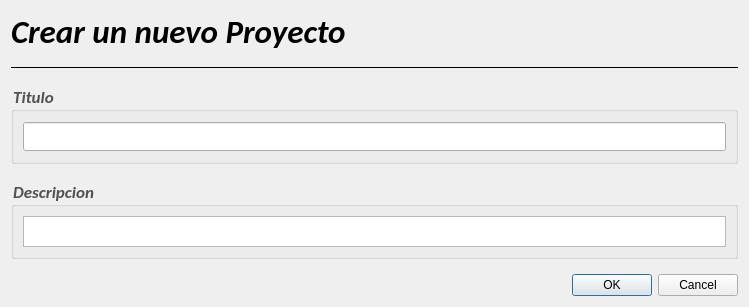
<?xml version="1.0" encoding="UTF-8"?>
<ui version="4.0">
 <class>Dialog</class>
 <widget class="QDialog" name="Dialog">
  <property name="geometry">
   <rect>
    <x>0</x>
    <y>0</y>
    <width>749</width>
    <height>304</height>
   </rect>
  </property>
  <property name="windowTitle">
   <string>Dialog</string>
  </property>
  <layout class="QVBoxLayout" name="vL_Dialog">
   <property name="spacing">
    <number>15</number>
   </property>
   <item>
    <widget class="QLabel" name="l_Encabezado">
     <property name="sizePolicy">
      <sizepolicy hsizetype="Preferred" vsizetype="Fixed">
       <horstretch>0</horstretch>
       <verstretch>0</verstretch>
      </sizepolicy>
     </property>
     <property name="minimumSize">
      <size>
       <width>0</width>
       <height>40</height>
      </size>
     </property>
     <property name="font">
      <font>
       <family>Calibri</family>
       <pointsize>25</pointsize>
       <weight>75</weight>
       <italic>true</italic>
       <bold>true</bold>
      </font>
     </property>
     <property name="text">
      <string>Crear un nuevo Proyecto</string>
     </property>
    </widget>
   </item>
   <item>
    <widget class="Line" name="line">
     <property name="frameShadow">
      <enum>QFrame::Plain</enum>
     </property>
     <property name="orientation">
      <enum>Qt::Horizontal</enum>
     </property>
    </widget>
   </item>
   <item>
    <widget class="QGroupBox" name="gB_Titulo">
     <property name="sizePolicy">
      <sizepolicy hsizetype="Preferred" vsizetype="Fixed">
       <horstretch>0</horstretch>
       <verstretch>0</verstretch>
      </sizepolicy>
     </property>
     <property name="minimumSize">
      <size>
       <width>0</width>
       <height>80</height>
      </size>
     </property>
     <property name="maximumSize">
      <size>
       <width>16777215</width>
       <height>80</height>
      </size>
     </property>
     <property name="font">
      <font>
       <family>Calibri</family>
       <pointsize>13</pointsize>
       <weight>75</weight>
       <italic>true</italic>
       <bold>true</bold>
      </font>
     </property>
     <property name="styleSheet">
      <string notr="true">color:rgb(80, 80, 80);</string>
     </property>
     <property name="title">
      <string>Titulo</string>
     </property>
     <layout class="QHBoxLayout" name="hL_gB_Titulo">
      <item>
       <widget class="QLineEdit" name="iT_Titulo">
        <property name="font">
         <font>
          <family>Calibri</family>
          <pointsize>12</pointsize>
         </font>
        </property>
       </widget>
      </item>
     </layout>
    </widget>
   </item>
   <item>
    <widget class="QGroupBox" name="gB_Descripcion">
     <property name="minimumSize">
      <size>
       <width>0</width>
       <height>80</height>
      </size>
     </property>
     <property name="font">
      <font>
       <family>Calibri</family>
       <pointsize>13</pointsize>
       <weight>75</weight>
       <italic>true</italic>
       <bold>true</bold>
      </font>
     </property>
     <property name="styleSheet">
      <string notr="true">color:rgb(80, 80, 80);</string>
     </property>
     <property name="title">
      <string>Descripcion</string>
     </property>
     <layout class="QHBoxLayout" name="hL_gB_Descripcion">
      <item>
       <widget class="QTextEdit" name="iT_Descripcion">
        <property name="font">
         <font>
          <family>Calibri</family>
          <pointsize>12</pointsize>
         </font>
        </property>
       </widget>
      </item>
     </layout>
    </widget>
   </item>
   <item>
    <widget class="QDialogButtonBox" name="buttonBox">
     <property name="orientation">
      <enum>Qt::Horizontal</enum>
     </property>
     <property name="standardButtons">
      <set>QDialogButtonBox::Cancel|QDialogButtonBox::Ok</set>
     </property>
    </widget>
   </item>
  </layout>
 </widget>
 <resources/>
 <connections>
  <connection>
   <sender>buttonBox</sender>
   <signal>accepted()</signal>
   <receiver>Dialog</receiver>
   <slot>accept()</slot>
   <hints>
    <hint type="sourcelabel">
     <x>248</x>
     <y>254</y>
    </hint>
    <hint type="destinationlabel">
     <x>157</x>
     <y>274</y>
    </hint>
   </hints>
  </connection>
  <connection>
   <sender>buttonBox</sender>
   <signal>rejected()</signal>
   <receiver>Dialog</receiver>
   <slot>reject()</slot>
   <hints>
    <hint type="sourcelabel">
     <x>316</x>
     <y>260</y>
    </hint>
    <hint type="destinationlabel">
     <x>286</x>
     <y>274</y>
    </hint>
   </hints>
  </connection>
 </connections>
</ui>
